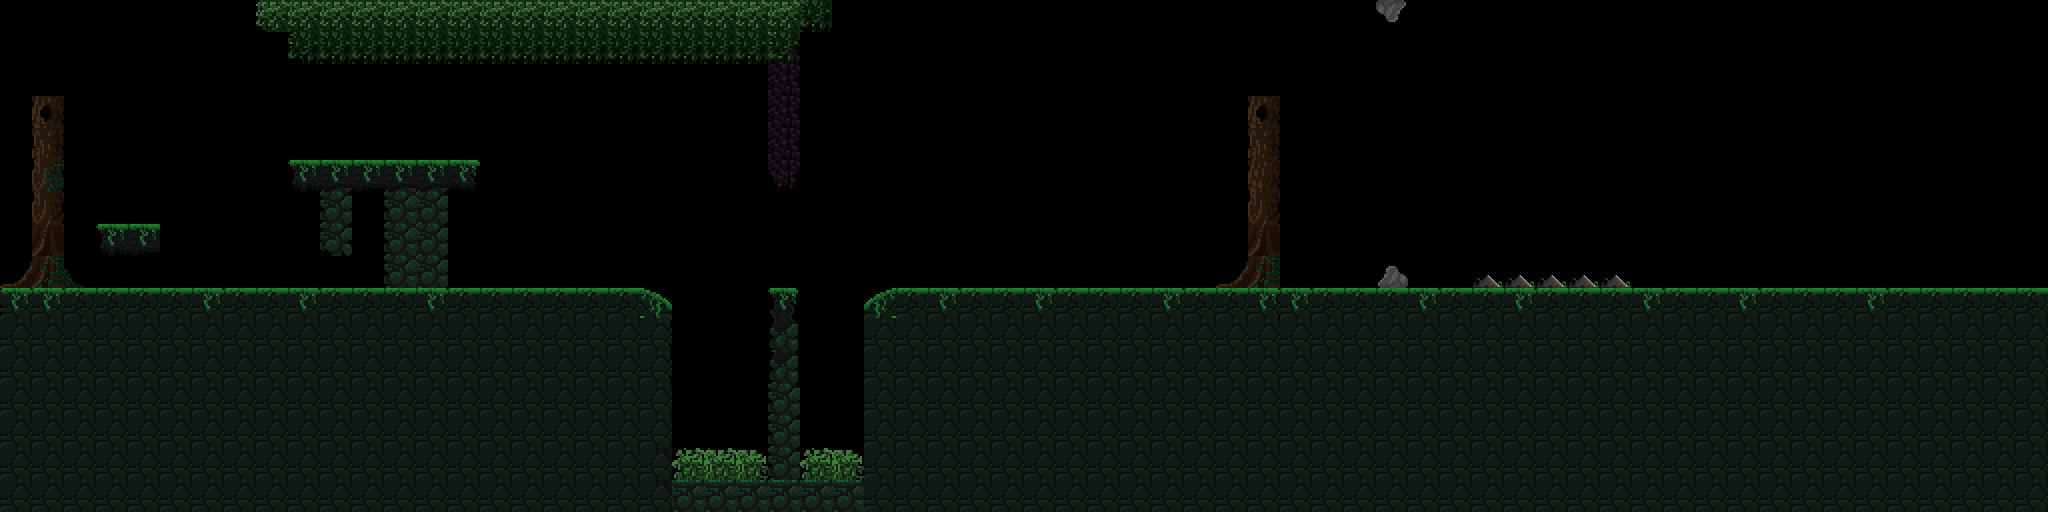

This is a level from a 2D game, rendered from its Tiled map with the project's own tilesets. A one-line summary and the map file follow, with tile-layer data summarised:
An orthogonal 64x16 tile map with 32x32 px tiles, 4 tile layers (bg, fg, collision, fg_hidden), 3 hidden layers not drawn, 4 tilesets and 75 objects (9x rock, 6x platfall, 4x crystallamp, 4x hive, 3x gate, ...).

<map version="1.2" tiledversion="1.3.1" orientation="orthogonal" renderorder="right-down" compressionlevel="0" width="64" height="16" tilewidth="32" tileheight="32" infinite="0" nextlayerid="18" nextobjectid="104">
 <editorsettings>
  <export target="../assets/world/map2_32ts.json" format="json" />
 </editorsettings>
 <tileset firstgid="1" name="32Tileset" tilewidth="32" tileheight="32" spacing="2" tilecount="851" columns="37">
  <image source="../assets/world/oldTileset32.png" width="1280" height="800" />
 </tileset>
 <tileset firstgid="852" name="collision" tilewidth="32" tileheight="32" tilecount="36" columns="6">
  <image source="map_collision.png" width="192" height="192" />
  <tile id="0">
   <properties>
    <property name="collides" type="bool" value="true" />
   </properties>
   <objectgroup draworder="index">
    <object id="1" x="0" y="0" width="32" height="32" />
   </objectgroup>
  </tile>
  <tile id="1">
   <properties>
    <property name="collides" type="bool" value="true" />
   </properties>
   <objectgroup draworder="index">
    <object id="1" x="3.81818" y="29.2727">
     <polygon points="-3.81818,2.72727 28.1818,-29.2727 28.1818,2.72727" />
    </object>
   </objectgroup>
  </tile>
  <tile id="2">
   <properties>
    <property name="collides" type="bool" value="true" />
   </properties>
   <objectgroup draworder="index">
    <object id="1" x="0.363636" y="0.909091">
     <polygon points="-0.363636,-0.909091 31.6364,31.0909 -0.363636,31.0909" />
    </object>
   </objectgroup>
  </tile>
  <tile id="3">
   <properties>
    <property name="collides" type="bool" value="true" />
   </properties>
  </tile>
  <tile id="4">
   <properties>
    <property name="collides" type="bool" value="true" />
   </properties>
  </tile>
  <tile id="5">
   <properties>
    <property name="collides" type="bool" value="true" />
   </properties>
  </tile>
  <tile id="6">
   <properties>
    <property name="collides" type="bool" value="true" />
   </properties>
  </tile>
  <tile id="7">
   <properties>
    <property name="collides" type="bool" value="true" />
   </properties>
  </tile>
  <tile id="8">
   <properties>
    <property name="collides" type="bool" value="true" />
   </properties>
  </tile>
  <tile id="9">
   <properties>
    <property name="collides" type="bool" value="true" />
   </properties>
  </tile>
  <tile id="10">
   <properties>
    <property name="collides" type="bool" value="true" />
   </properties>
  </tile>
  <tile id="11">
   <properties>
    <property name="collides" type="bool" value="true" />
   </properties>
  </tile>
  <tile id="12">
   <properties>
    <property name="collides" type="bool" value="true" />
   </properties>
  </tile>
  <tile id="13">
   <properties>
    <property name="collides" type="bool" value="true" />
   </properties>
  </tile>
  <tile id="14">
   <properties>
    <property name="collides" type="bool" value="true" />
   </properties>
   <objectgroup draworder="index" id="2">
    <object id="3" x="32" y="32">
     <polygon points="0,0 0,-16 -2,-16 -17,-1 -17,0" />
    </object>
   </objectgroup>
  </tile>
  <tile id="15">
   <properties>
    <property name="collides" type="bool" value="true" />
   </properties>
   <objectgroup draworder="index" id="2">
    <object id="1" x="16" y="32">
     <polygon points="1,-1 -15,-17 -16,-17 -16,0 1,0" />
    </object>
   </objectgroup>
  </tile>
  <tile id="16">
   <properties>
    <property name="collides" type="bool" value="true" />
   </properties>
  </tile>
  <tile id="17">
   <properties>
    <property name="collides" type="bool" value="true" />
   </properties>
  </tile>
  <tile id="18">
   <properties>
    <property name="collides" type="bool" value="true" />
   </properties>
  </tile>
  <tile id="19">
   <properties>
    <property name="collides" type="bool" value="true" />
   </properties>
  </tile>
  <tile id="20">
   <properties>
    <property name="collides" type="bool" value="true" />
   </properties>
  </tile>
  <tile id="21">
   <properties>
    <property name="collides" type="bool" value="true" />
   </properties>
  </tile>
  <tile id="22">
   <properties>
    <property name="collides" type="bool" value="true" />
   </properties>
  </tile>
  <tile id="23">
   <properties>
    <property name="collides" type="bool" value="true" />
   </properties>
  </tile>
  <tile id="24">
   <properties>
    <property name="collides" type="bool" value="true" />
   </properties>
  </tile>
  <tile id="25">
   <properties>
    <property name="collides" type="bool" value="true" />
   </properties>
  </tile>
  <tile id="26">
   <properties>
    <property name="collides" type="bool" value="true" />
   </properties>
  </tile>
  <tile id="27">
   <properties>
    <property name="collides" type="bool" value="true" />
   </properties>
  </tile>
  <tile id="28">
   <properties>
    <property name="collides" type="bool" value="true" />
   </properties>
  </tile>
  <tile id="29">
   <properties>
    <property name="collides" type="bool" value="true" />
   </properties>
  </tile>
 </tileset>
 <tileset firstgid="888" name="32Corruption" tilewidth="32" tileheight="32" tilecount="64" columns="8">
  <image source="../assets/world/corruption.png" width="256" height="256" />
 </tileset>
 <tileset firstgid="952" name="32Castle" tilewidth="32" tileheight="32" tilecount="225" columns="15">
  <image source="tile_castle_grey.png" width="480" height="480" />
 </tileset>
 <layer id="15" name="bg3" width="64" height="16" visible="0">
  <data>[1024 cells, 0 non-empty, 0 distinct tile ids]</data>
 </layer>
 <layer id="14" name="bg2" width="64" height="16" visible="0">
  <data>[1024 cells, 0 non-empty, 0 distinct tile ids]</data>
 </layer>
 <layer id="6" name="bg" width="64" height="16">
  <data>[1024 cells, 367 non-empty, 11 distinct tile ids]</data>
 </layer>
 <layer id="7" name="fg" width="64" height="16">
  <data>[1024 cells, 144 non-empty, 32 distinct tile ids]</data>
 </layer>
 <layer id="11" name="collision" width="64" height="16">
  <data>[1024 cells, 0 non-empty, 0 distinct tile ids]</data>
 </layer>
 <layer id="17" name="fg_breakable" width="64" height="16" visible="0">
  <data>[1024 cells, 2 non-empty, 2 distinct tile ids]</data>
 </layer>
 <layer id="16" name="fg_hidden" width="64" height="16">
  <data>[1024 cells, 0 non-empty, 0 distinct tile ids]</data>
 </layer>
 <objectgroup id="2" name="enemies">
  <object id="38" name="bat" type="air" gid="497" x="896" y="96" width="32" height="32">
   <properties>
    <property name="aBehav" value="attack" />
    <property name="enemyClass" value="air" />
    <property name="enemyType" value="bat" />
    <property name="pBehav" value="patrolWaypoints" />
    <property name="path" value="[{&quot;x&quot;:845,&quot;y&quot;:24},{&quot;x&quot;:968,&quot;y&quot;:24},{&quot;x&quot;:968,&quot;y&quot;:120}]" />
    <property name="weapon" type="int" value="5" />
   </properties>
  </object>
  <object id="39" name="slime" type="ground" gid="497" x="384" y="128" width="32" height="32">
   <properties>
    <property name="aBehav" value="attack" />
    <property name="enemyClass" value="ground" />
    <property name="enemyType" value="slime1" />
    <property name="pBehav" value="patrol" />
    <property name="scale" type="float" value="0.5" />
    <property name="tint" value="#333333" />
    <property name="weapon" type="int" value="2" />
   </properties>
  </object>
  </objectgroup>
 <objectgroup id="3" name="spawns" />
 <objectgroup id="8" name="exit">
  <!-- 66 objects omitted --></objectgroup>
 <objectgroup id="10" name="triggers">
  <!-- 62 objects omitted --></objectgroup>
 <objectgroup id="9" name="objects">
  <!-- 46 objects omitted --></objectgroup>
 <objectgroup color="#00ff00" id="12" name="hulls">
  <!-- 20 objects omitted --></objectgroup>
</map>
<!-- 68 of 75 objects omitted -->
